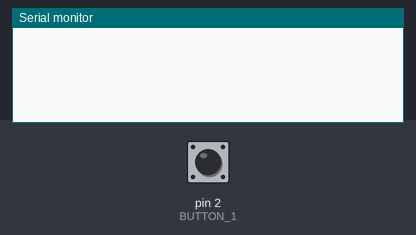
Bench run of a sketch on a simulated Arduino Uno, built with avr-gcc and run on an emulated ATmega328P. Parts: the last lines printed to the serial monitor. The inputs (shaded band) are chosen by the test bench; at power-on: pin 2 (BUTTON_1) HIGH.

Above: at 1.2 s.
1.3 s: pin 2 (BUTTON_1) pulled LOW for 0.15 s
At 1.9 s:
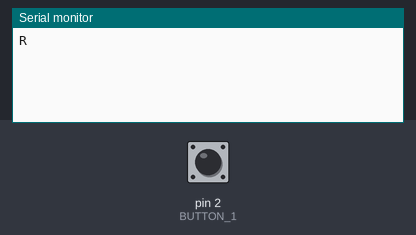
At 2.4 s:
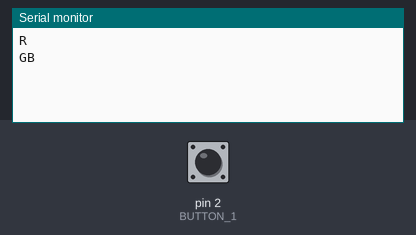

Measured:
- after the input at 1.3 s, the serial monitor: prints a new line after 0.15 s (image 1)

The sketch:

Problem2.ino
```cpp
// Redo 6 from last lab but with interrupt

// Define button
#define BUTTON_1 2

#define TIME 500

// init button flags, volatile since in main loop and ISR
volatile int button1flag = 0;

void setup() {
  // Begin Communication
  Serial.begin(9600);

  // Init I/Os
  pinMode(BUTTON_1, INPUT_PULLUP);

  // create ISR vector table
  attachInterrupt(digitalPinToInterrupt(BUTTON_1), isr_button1, CHANGE);

}

void loop() {
  // if button pressed, begin loop
  if (button1flag == 1) {
      Serial.println("R");
      delay(TIME);

      Serial.println("GB");
      delay(TIME);

      Serial.println("RGB");
      delay(TIME);

      Serial.println("GB");
      delay(TIME);

      Serial.println("B");
      delay(TIME);

      Serial.println("RB");
      delay(TIME);
  }
  // if button 1 is pressed again, reset flag which will stop loop
  if (button1flag == 2){
    button1flag = 0;
  }
}

// ISR for button 1 press
// count of flag can be 0 for no loop, 1 for loop, or 2 to reset to 0
void isr_button1(){
  if (digitalRead(BUTTON_1)){
    button1flag++;
  }
}
```
